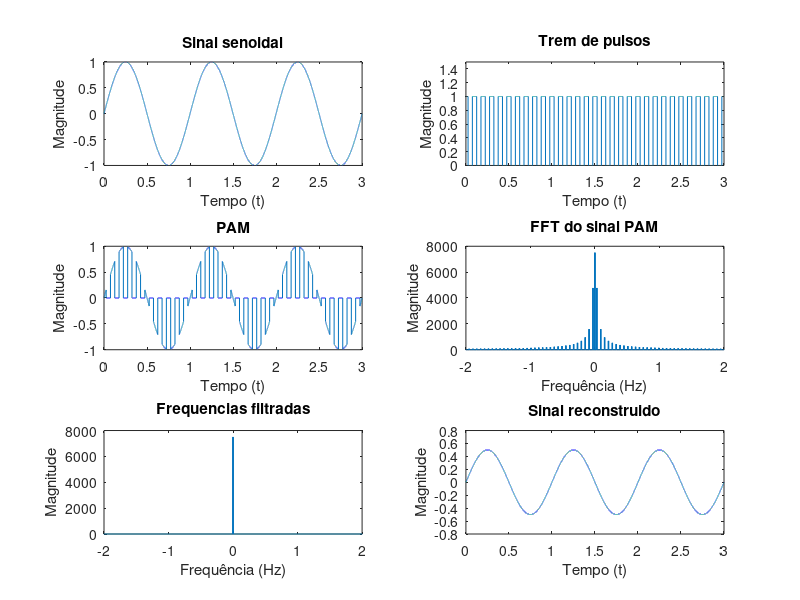
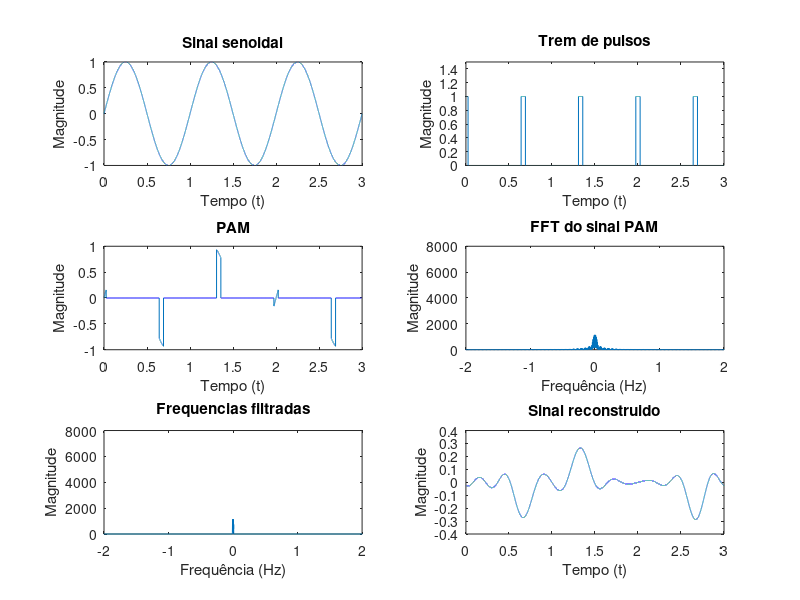

These figures' MATLAB source, in order:
# input: pkg load signal

Fs = 100 * 100;   #taxa de amostragem para pontos dos sinais
f0 = 10;      #frequencia dos pulos "10 pulsos por segundo"
w = 0.5/10;   #largura do pulsos
t = 0:1/Fs:3; #tempo da simulação
t0 = 0:1/f0:3; #taxa de amostragem dos pulsos
t1= 0:1/1.5:3; #taxa de pulsos sem nyquist


x = sin(2*pi*t);   #gerando sinal senoidal com frequencia igual a frequencia igual 2 * pi
train = pulstran(t, t0, "rectpuls", w); #gerando um trem de pulsos
ntrain = pulstran(t, t1, "rectpuls", w);#geração do trem de pulsos 

pam = x.*train; # modulando o sinal senoidal pelo trem de pulsos
npam = x.*ntrain;#modulação com aliasing

# Calculando a FFT do sinal PAM
N = length(pam); # Número de pontos do sinal
f = (-N/2:N/2-1)/Fs*f0; # Eixo de frequências
pam_fft = fftshift(fft(pam)); # FFT do sinal PAM
npam_fft = fftshift(fft(npam)); #FFT do sinal PAM com aliasing

# FILTRANDO O SINAL
# Projeta um filtro passa-baixas com frequência de corte em 30 Hz
mask = abs(f) < 0.01; # Passa apenas frequências menores que 30 Hz
pam_fft_filtered = pam_fft .* mask;

npam_fft_filtered = npam_fft .* mask; #Filtragem do sinal com aliasing

# Transformando de volta para o domínio do tempo
pam_filtered = ifft(ifftshift(pam_fft_filtered));

#Transformada inversa do sinal com aliasing
npam_filtered = ifft(ifftshift(npam_fft_filtered));

# PLOTS
plt_rows = 3;
plt_cols = 2;


# PLOT SINAL ORIGINAL
subplot(plt_rows, plt_cols, 1),plot(t,x);
xlabel("Tempo (t)");
ylabel("Magnitude");
title("Sinal senoidal");

# PLOT TREM DE PULSOS
subplot(plt_rows, plt_cols, 2),plot(t,train);
xlabel("Tempo (t)");
ylabel("Magnitude");
title("Trem de pulsos");

# PLOT PAM
ylim([min(train) max(train)*1.5]); # Melhora a exibição do eixo y no trem de pulsos
subplot(plt_rows, plt_cols, 3),plot(t, pam);
xlabel("Tempo (t)");
ylabel("Magnitude");
title("PAM");

# PLOT FFT
subplot(plt_rows, plt_cols, 4),plot(f, abs(pam_fft)); # Plotando o módulo da FFT do sinal PAM
axis([-2,2,0,8000]);
xlabel('Frequência (Hz)');
ylabel('Magnitude');
title('FFT do sinal PAM');

subplot(plt_rows, plt_cols, 5),plot(f, abs(pam_fft_filtered));
axis([-2,2,0,8000]);
xlabel('Frequência (Hz)');
ylabel('Magnitude');
title('Frequencias filtradas');

subplot(plt_rows, plt_cols, 6),plot(t, real(pam_filtered));
xlabel('Tempo (t)');
ylabel('Magnitude');
title('Sinal reconstruido');

figure

subplot(plt_rows, plt_cols, 1),plot(t,x);
xlabel("Tempo (t)");
ylabel("Magnitude");
title("Sinal senoidal");

# PLOT TREM DE PULSOS
subplot(plt_rows, plt_cols, 2),plot(t,ntrain);
xlabel("Tempo (t)");
ylabel("Magnitude");
title("Trem de pulsos");

# PLOT PAM
ylim([min(train) max(train)*1.5]); # Melhora a exibição do eixo y no trem de pulsos
subplot(plt_rows, plt_cols, 3),plot(t, npam);
xlabel("Tempo (t)");
ylabel("Magnitude");
title("PAM");

# PLOT FFT
subplot(plt_rows, plt_cols, 4),plot(f, abs(npam_fft)); # Plotando o módulo da FFT do sinal PAM
axis([-2,2,0,8000]);
xlabel('Frequência (Hz)');
ylabel('Magnitude');
title('FFT do sinal PAM');

subplot(plt_rows, plt_cols, 5),plot(f, abs(npam_fft_filtered));
axis([-2,2,0,8000]);
xlabel('Frequência (Hz)');
ylabel('Magnitude');
title('Frequencias filtradas');

subplot(plt_rows, plt_cols, 6),plot(t, real(npam_filtered));
xlabel('Tempo (t)');
ylabel('Magnitude');
title('Sinal reconstruido');
